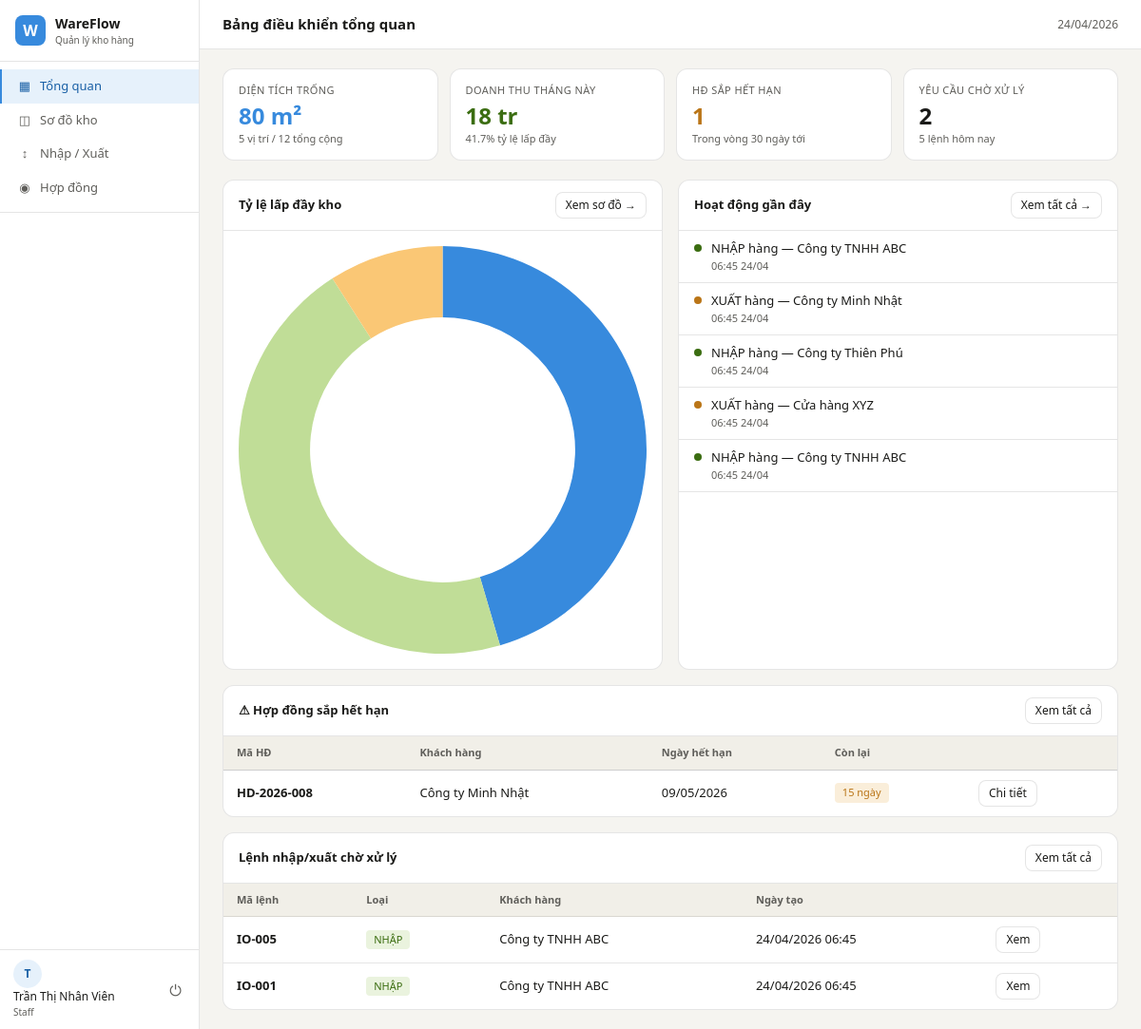
/dashboard (signed in), run on the app's committed database.
### app/models/__init__.py (models this page shows, shortened)
class User(UserMixin, db.Model):
    __tablename__ = 'users'
    id           = db.Column(db.Integer, primary_key=True)
    username     = db.Column(db.String(80), unique=True, nullable=False)
    email        = db.Column(db.String(120), unique=True, nullable=False)
    password_hash = db.Column(db.String(256), nullable=False)
    full_name    = db.Column(db.String(150))
    phone        = db.Column(db.String(20))
    role         = db.Column(db.String(20), default=UserRole.STAFF.value)
    is_active    = db.Column(db.Boolean, default=True)
    created_at   = db.Column(db.DateTime, default=datetime.utcnow)
    def is_admin(self):
        return self.role == UserRole.ADMIN.value

class Contract(db.Model):
    __tablename__ = 'contracts'
    id            = db.Column(db.Integer, primary_key=True)
    code          = db.Column(db.String(30), unique=True)  # HD-2026-001
    customer_id   = db.Column(db.Integer, db.ForeignKey('customers.id'), nullable=False)
    start_date    = db.Column(db.Date, nullable=False)
    end_date      = db.Column(db.Date, nullable=False)
    monthly_rate  = db.Column(db.Float, nullable=False)   # Đơn giá/tháng (VNĐ)
    total_value   = db.Column(db.Float)                   # Tổng giá trị HĐ
    status        = db.Column(db.String(20), default=ContractStatus.ACTIVE.value)
    notes         = db.Column(db.Text)
    created_by    = db.Column(db.Integer, db.ForeignKey('users.id'))
    created_at    = db.Column(db.DateTime, default=datetime.utcnow)
    slots         = db.relationship('ContractSlot', backref='contract',
                                    lazy='dynamic', cascade='all, delete-orphan')
    services      = db.relationship('ContractService', backref='contract',
                                    lazy='dynamic', cascade='all, delete-orphan')
    invoices      = db.relationship('Invoice', backref='contract', lazy='dynamic')
    @property
    def days_until_expiry(self):
        delta = self.end_date - date.today()
        return delta.days

class Customer(db.Model):
    __tablename__ = 'customers'
    id           = db.Column(db.Integer, primary_key=True)
    code         = db.Column(db.String(20), unique=True)   # KH-001
    name         = db.Column(db.String(150), nullable=False)
    tax_code     = db.Column(db.String(20))                # Mã số thuế
    address      = db.Column(db.String(250))
    contact_name = db.Column(db.String(100))
    phone        = db.Column(db.String(20))
    email        = db.Column(db.String(120))
    created_at   = db.Column(db.DateTime, default=datetime.utcnow)
    contracts    = db.relationship('Contract', backref='customer', lazy='dynamic')
    orders       = db.relationship('Order', backref='customer', lazy='dynamic')

class Order(db.Model):
    __tablename__ = 'orders'
    id           = db.Column(db.Integer, primary_key=True)
    code         = db.Column(db.String(20), unique=True)   # IO-001
    order_type   = db.Column(db.String(10), nullable=False)  # inbound / outbound
    customer_id  = db.Column(db.Integer, db.ForeignKey('customers.id'), nullable=False)
    slot_id      = db.Column(db.Integer, db.ForeignKey('slots.id'))
    request_date = db.Column(db.Date, default=date.today)
    scheduled_date = db.Column(db.Date)
    status       = db.Column(db.String(20), default=OrderStatus.PENDING.value)
    driver_name  = db.Column(db.String(100))
    vehicle_plate = db.Column(db.String(20))
    notes        = db.Column(db.Text)
    created_by   = db.Column(db.Integer, db.ForeignKey('users.id'))
    processed_by = db.Column(db.Integer, db.ForeignKey('users.id'))
    created_at   = db.Column(db.DateTime, default=datetime.utcnow)
    completed_at = db.Column(db.DateTime)
    items        = db.relationship('OrderItem', backref='order',
                                   lazy='dynamic', cascade='all, delete-orphan')
    slot         = db.relationship('Slot', foreign_keys=[slot_id])
    @property
    def type_label(self):
        return 'NHẬP' if self.order_type == OrderType.INBOUND.value else 'XUẤT'

### app/routes/dashboard.py (the view)
@dashboard_bp.route('/')
@dashboard_bp.route('/dashboard')
@login_required
def index():
    stats      = get_dashboard_stats()
    activities = get_recent_activity()
    expiring = Contract.query.filter(
        Contract.status.in_([ContractStatus.ACTIVE.value,
                              ContractStatus.EXPIRING.value]),
        Contract.end_date <= date.today() + timedelta(days=30)
    ).order_by(Contract.end_date).limit(5).all()
    pending_orders = Order.query.filter_by(
        status=OrderStatus.PENDING.value
    ).order_by(Order.created_at.desc()).limit(5).all()
    return render_template('dashboard/index.html',
                           stats=stats,
                           activities=activities,
                           expiring_contracts=expiring,
                           pending_orders=pending_orders)

### app/models/__init__.py (called while the page is built)
@login_manager.user_loader
def load_user(user_id):
    return User.query.get(int(user_id))

### app/routes/dashboard.py (called while the page is built)
def get_recent_activity(limit=10):
    recent_orders = Order.query.order_by(Order.created_at.desc()).limit(limit).all()
    activities = []
    for o in recent_orders:
        activities.append({
            'time':  o.created_at.strftime('%H:%M %d/%m'),
            'type':  o.type_label,
            'text':  f'{o.type_label} hàng — {o.customer.name}',
            'color': 'success' if o.order_type == 'inbound' else 'warning'
        })
    return activities

### run.py (called while the page is built)
@app.context_processor
def inject_globals():
    from datetime import datetime
    return {'now': datetime.now()}

### app/templates/dashboard/index.html (shortened to what this page needs)
{% extends 'base.html' %}
{% block page_title %}Bảng điều khiển tổng quan{% endblock %}
{% block topbar_actions %}
  <span style="font-size:12px;color:var(--text-muted)">
    {{ now.strftime('%d/%m/%Y') if now else '' }}
  </span>
{% endblock %}
{% block content %}
<div class="stat-cards">
  <div class="stat-card blue">
    <div class="stat-label">Diện tích trống</div>
    <div class="stat-value">{{ stats.empty_area_m2|int }} m²</div>
    <div class="stat-sub">{{ stats.empty_slots }} vị trí / {{ stats.total_slots }} tổng cộng</div>
  </div>
  <div class="stat-card green">
    <div class="stat-label">Doanh thu tháng này</div>
    <div class="stat-value">{{ '{:,.0f}'.format(stats.monthly_revenue / 1000000) }} tr</div>
    <div class="stat-sub">{{ '{:.1f}'.format(stats.occupancy_rate) }}% tỷ lệ lấp đầy</div>
  </div>
  <div class="stat-card amber">
    <div class="stat-label">HĐ sắp hết hạn</div>
    <div class="stat-value">{{ stats.expiring_contracts }}</div>
    <div class="stat-sub">Trong vòng 30 ngày tới</div>
  </div>
  <div class="stat-card">
    <div class="stat-label">Yêu cầu chờ xử lý</div>
    <div class="stat-value">{{ stats.pending_orders }}</div>
    <div class="stat-sub">{{ stats.today_orders }} lệnh hôm nay</div>
  </div>
</div>
<div class="grid-2 mb-16">
  <div class="panel">
    <div class="panel-header">
      <span class="panel-title">Tỷ lệ lấp đầy kho</span>
      <a href="{{ url_for('warehouse.index') }}" class="btn btn-sm">Xem sơ đồ →</a>
    </div>
    <div class="panel-body" style="display:flex;align-items:center;gap:24px">
      <canvas id="donutChart" width="140" height="140"></canvas>
    </div>
  </div>
  <div class="panel">
    <div class="panel-header">
      <span class="panel-title">Hoạt động gần đây</span>
      <a href="{{ url_for('logistics.index') }}" class="btn btn-sm">Xem tất cả →</a>
    </div>
    <div>
      {% for act in activities %}
      <div style="display:flex;align-items:flex-start;gap:10px;padding:9px 16px;border-bottom:1px solid var(--border)">
        <div style="width:8px;height:8px;border-radius:50%;background:{{ '#3B6D11' if act.color=='success' else '#BA7517' }};margin-top:5px;flex-shrink:0"></div>
        <div>
          <div style="font-size:13px">{{ act.text }}</div>
          <div style="font-size:11px;color:var(--text-muted)">{{ act.time }}</div>
        </div>
      </div>
      {% else %}
      <div style="padding:20px;text-align:center;color:var(--text-muted);font-size:13px">
        Chưa có hoạt động nào
      </div>
      {% endfor %}
    </div>
  </div>
</div>
{% if expiring_contracts %}
<div class="panel mb-16">
  <div class="panel-header">
    <span class="panel-title">⚠ Hợp đồng sắp hết hạn</span>
    <a href="{{ url_for('contracts.index', status='expiring') }}" class="btn btn-sm">Xem tất cả</a>
  </div>
  <div class="table-wrap">
    <table>
      <thead>
        <tr>
          <th>Mã HĐ</th><th>Khách hàng</th><th>Ngày hết hạn</th><th>Còn lại</th><th></th>
        </tr>
      </thead>
      <tbody>
        {% for c in expiring_contracts %}
        <tr>
          <td><strong>{{ c.code }}</strong></td>
          <td>{{ c.customer.name }}</td>
          <td>{{ c.end_date.strftime('%d/%m/%Y') }}</td>
          <td>
            <span class="badge {{ 'badge-danger' if c.days_until_expiry <= 7 else 'badge-warning' }}">
              {{ c.days_until_expiry }} ngày
            </span>
          </td>
          <td>
            <a href="{{ url_for('contracts.detail', contract_id=c.id) }}" class="btn btn-sm">Chi tiết</a>
          </td>
        </tr>
        {% endfor %}
      </tbody>
    </table>
  </div>
</div>
{% endif %}
{% if pending_orders %}
<div class="panel">
  <div class="panel-header">
    <span class="panel-title">Lệnh nhập/xuất chờ xử lý</span>
    <a href="{{ url_for('logistics.index', status='pending') }}" class="btn btn-sm">Xem tất cả</a>
  </div>
  <div class="table-wrap">
    <table>
      <thead>
        <tr><th>Mã lệnh</th><th>Loại</th><th>Khách hàng</th><th>Ngày tạo</th><th></th></tr>
      </thead>
      <tbody>
        {% for o in pending_orders %}
        <tr>
          <td><strong>{{ o.code }}</strong></td>
          <td>
            <span class="badge {{ 'badge-success' if o.order_type=='inbound' else 'badge-warning' }}">
              {{ o.type_label }}
            </span>
          </td>
          <td>{{ o.customer.name }}</td>
          <td>{{ o.created_at.strftime('%d/%m/%Y %H:%M') }}</td>
          <td>
            <a href="{{ url_for('logistics.detail', order_id=o.id) }}" class="btn btn-sm">Xem</a>
          </td>
        </tr>
        {% endfor %}
      </tbody>
    </table>
  </div>
</div>
{% endif %}
{% endblock %}
{% block extra_js %}
<script>
const ctx = document.getElementById('donutChart');
if (ctx) {
  new Chart(ctx, {
    type: 'doughnut',
    data: {
      labels: ['Đang thuê', 'Trống', 'Bảo trì'],
      datasets: [{
        data: [{{ stats.rented_slots }}, {{ stats.empty_slots }}, {{ stats.maintain_slots }}],
        backgroundColor: ['#378ADD', '#C0DD97', '#FAC775'],
        borderWidth: 0,
        hoverOffset: 4
      }]
    },
    options: {
      cutout: '65%',
      plugins: { legend: { display: false } }
    }
  });
}
</script>
{% endblock %}

### app/templates/base.html (shortened to what this page needs)
<!DOCTYPE html>
<html lang="vi">
<head>
  <link rel="stylesheet" href="{{ url_for('static', filename='css/main.css') }}">
</head>
<body>
{% if current_user.is_authenticated %}
<div class="app-layout">
  <aside class="sidebar">
    <div class="sidebar-logo">
      <div class="logo-icon">W</div>
      <div>
        <div class="logo-name">WareFlow</div>
        <div class="logo-sub">Quản lý kho hàng</div>
      </div>
    </div>
    <nav class="sidebar-nav">
      <a href="{{ url_for('dashboard.index') }}"
         class="nav-item {% if request.endpoint == 'dashboard.index' %}active{% endif %}">
        <span class="nav-icon">▦</span> Tổng quan
      </a>
      <a href="{{ url_for('warehouse.index') }}"
         class="nav-item {% if 'warehouse' in request.endpoint %}active{% endif %}">
        <span class="nav-icon">◫</span> Sơ đồ kho
      </a>
      <a href="{{ url_for('logistics.index') }}"
         class="nav-item {% if 'logistics' in request.endpoint %}active{% endif %}">
        <span class="nav-icon">↕</span> Nhập / Xuất
      </a>
      <a href="{{ url_for('contracts.index') }}"
         class="nav-item {% if 'contracts' in request.endpoint %}active{% endif %}">
        <span class="nav-icon">◉</span> Hợp đồng
      </a>
      <div class="nav-divider"></div>
    </nav>
    <div class="sidebar-footer">
      <div class="user-info">
        <div class="user-avatar">{{ current_user.full_name[0] if current_user.full_name else current_user.username[0] }}</div>
        <div>
          <div class="user-name">{{ current_user.full_name or current_user.username }}</div>
          <div class="user-role">{{ current_user.role | capitalize }}</div>
        </div>
      </div>
      <a href="{{ url_for('auth.logout') }}" class="logout-btn" title="Đăng xuất">⏻</a>
    </div>
  </aside>
  <div class="main-content">
    <header class="topbar">
      <h1 class="page-title">{% block page_title %}{% endblock %}</h1>
      <div class="topbar-actions">{% block topbar_actions %}{% endblock %}</div>
    </header>
    <div class="content-body">
      {% block content %}{% endblock %}
    </div>
  </div>
</div>
{% else %}
  {% block auth_content %}{% endblock %}
{% endif %}
{% block extra_js %}{% endblock %}
</body>
</html>

### data on the page
User: full_name "T", full_name "Trần Thị Nhân Viên", role "Staff", is_active True (drawn)
Contract: code "HD-2026-008", customer.name "Công ty Minh Nhật", end_date "09/05/2026", days_until_expiry "15"
Order: code "IO-005", type_label "NHẬP", customer.name "Công ty TNHH ABC", created_at "24/04/2026 06:45"
Order: code "IO-001", type_label "NHẬP", customer.name "Công ty TNHH ABC", created_at "24/04/2026 06:45"

### other printed values
{{ stats.empty_area_m2|int }} "80"
{{ stats.empty_slots }} "5"
{{ stats.total_slots }} "12"
{{ '{:,.0f}'.format(stats.monthly_revenue / 1000000) }} "18"
{{ '{:.1f}'.format(stats.occupancy_rate) }} "41.7"
{{ stats.expiring_contracts }} "1"
{{ stats.pending_orders }} "2"
{{ stats.today_orders }} "5"
{{ act.text }} "NHẬP hàng — Công ty TNHH ABC" "XUẤT hàng — Công ty Minh Nhật" "NHẬP hàng — Công ty Thiên Phú" "XUẤT hàng — Cửa hàng XYZ" "NHẬP hàng — Công ty TNHH ABC"
{{ act.time }} "06:45 24/04" "06:45 24/04" "06:45 24/04" "06:45 24/04" "06:45 24/04"
chart data {{ stats.rented_slots }} 5
chart data {{ stats.empty_slots }} 5
chart data {{ stats.maintain_slots }} 1
